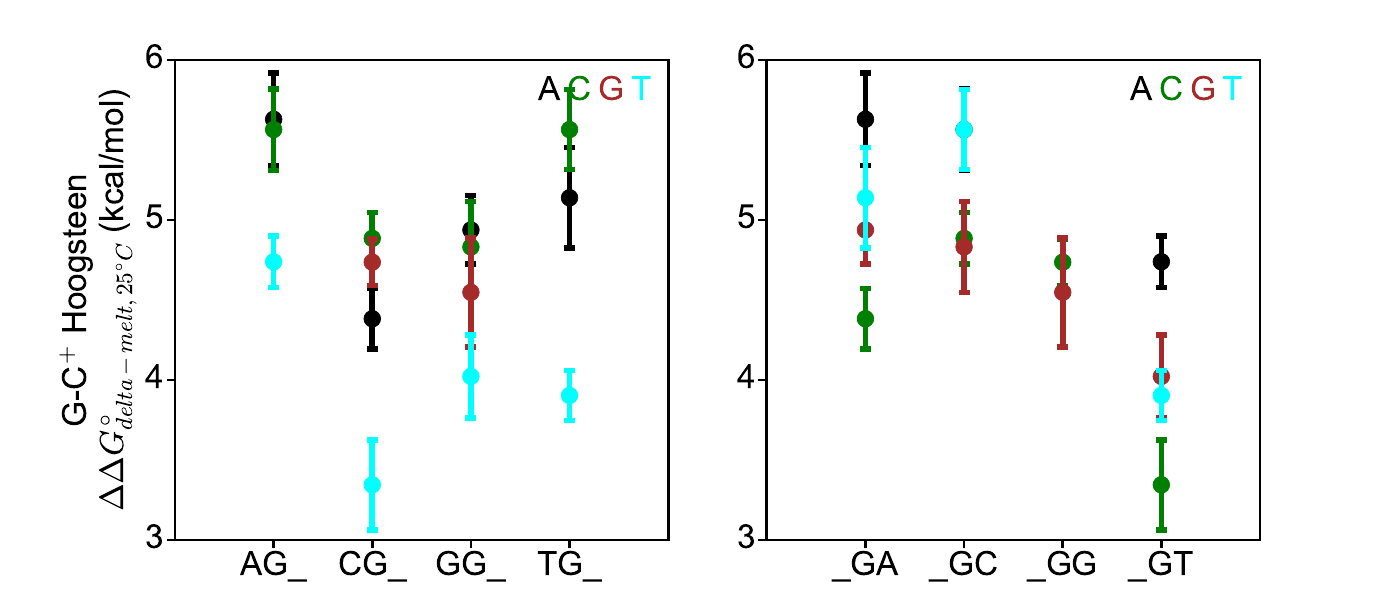

Python code for this plot:
from collections import OrderedDict
import matplotlib.pyplot as plt
import numpy as np
import pandas as pd
import os
import matplotlib

matplotlib.rcParams['axes.linewidth'] = 2.0
matplotlib.rcParams['font.family'] = 'sans-serif'
matplotlib.rcParams['font.sans-serif'] = 'Arial'
fs = 24

colors_plot = {'a':'k', 'c':'g', 'g':'brown', 't':'cyan'}
comp_nts = {'a':'t', 't':'a', 'g':'c', 'c':'g'}
bf = pd.read_csv('../figure9/perkinelmer_uv/m1g_25c_new.csv')
contexts_exclude = ['agg', 'tgg']
bf = bf[~bf['context'].isin(contexts_exclude)]


def plot_contexts(bf, ax, middle_letter, contexts_exclude, yticks, fmt, ylab):
    counter = 1

    sequence_identifiers = []
    sequence_identifiers_new = []
   
    for start_letter in ['a', 'c', 'g', 't']:
        #sequence_identifier = "5'-" + start_letter + middle_letter + "_" + "-3'"
        #sequence_identifier_new = "5'-" + "_" + middle_letter + start_letter + "-3'"
        sequence_identifier = start_letter + middle_letter + "_" 
        sequence_identifier_new = "_" + middle_letter + start_letter
        sequence_identifiers.append(sequence_identifier)
        sequence_identifiers_new.append(sequence_identifier_new)

        energies = []
        energies_error = []
        energies_color = []
        labels = []
        energies_new = []
        energies_error_new = []
        energies_color_new = []
        labels_new = []
 
        for end_letter in ['a', 'c', 'g', 't']:
            sequence = start_letter + middle_letter + end_letter
            sequence_new = end_letter + middle_letter + start_letter
            if sequence not in contexts_exclude:
                bf_new = bf[bf['context'] == sequence]
                energies.append(bf_new['deldelG_25C'].values[0])
                energies_error.append(bf_new['deldelG_25C_error'].values[0])
                energies_color.append(colors_plot[end_letter])
                labels.append(end_letter)
                print sequence, energies[-1], energies_error[-1]
            if sequence_new not in contexts_exclude:
                bf_new = bf[bf['context'] == sequence_new]
                energies_new.append(bf_new['deldelG_25C'].values[0])
                energies_error_new.append(bf_new['deldelG_25C_error'].values[0])
                energies_color_new.append(colors_plot[end_letter])
                print sequence, energies_new[-1], energies_error_new[-1]
                labels_new.append(end_letter)
        ms = 12
        lw = 4 
        cs = 4
        # Plot
        for dummy in range(len(energies)):
            ax[0].plot(counter, energies[dummy], color=energies_color[dummy], label=labels[dummy]) 
            ax[0].errorbar(counter, energies[dummy], yerr=energies_error[dummy], fmt='o', color=energies_color[dummy], elinewidth=lw, capthick=lw, markeredgecolor=energies_color[dummy], markersize=ms, zorder=dummy*50, capsize=cs) 
        for dummy in range(len(energies_new)):
            ax[1].plot(counter, energies_new[dummy], color=energies_color_new[dummy], label=labels_new[dummy]) 
            ax[1].errorbar(counter, energies_new[dummy], yerr=energies_error_new[dummy], fmt='o', color=energies_color_new[dummy], elinewidth=lw, capthick=lw, markeredgecolor=energies_color_new[dummy], markersize=ms, zorder=dummy*50, capsize=cs)
        counter = counter + 1
        energies = []
        energies_error = []
        energies_color = []
        energies_new = []
        energies_error_new = []
        energies_color_new = []
        ax[0].set_xlim([0.0, 5.0])
        ax[1].set_xlim([0.0, 5.0])
    print sequence_identifiers
    print sequence_identifiers_new
    sequence_identifiers = [ele.upper() for ele in sequence_identifiers]
    sequence_identifiers_new = [ele.upper() for ele in sequence_identifiers_new]
    ax[0].set_xticks(range(1, 5))
    ax[0].set_xticklabels(sequence_identifiers, fontsize=fs)
    ax[1].set_xticks(range(1, 5))
    ax[1].set_xticklabels(sequence_identifiers_new, fontsize=fs)
    ax[0].tick_params(axis='x', direction='out', which='minor', length=0.0, width=2.0)
    ax[0].tick_params(axis='x', direction='out', which='major', length=6.0, width=2.0, top=False)
    ax[0].tick_params(axis='y', direction='out', which='minor', length=0.0, width=2.0)
    ax[0].tick_params(axis='y', direction='out', which='major', length=6.0, width=2.0, right=False)
    ax[1].tick_params(axis='x', direction='out', which='minor', length=0.0, width=2.0)
    ax[1].tick_params(axis='x', direction='out', which='major', length=6.0, width=2.0, top=False)
    ax[1].tick_params(axis='y', direction='out', which='minor', length=0.0, width=2.0)
    ax[1].tick_params(axis='y', direction='out', which='major', length=6.0, width=2.0, right=False)
    ax[0].set_yticks(yticks) 
    ax[0].set_yticklabels([fmt%ele for ele in yticks], fontsize=fs)
    ax[1].set_yticks(yticks) 
    ax[1].set_yticklabels([fmt%ele for ele in yticks], fontsize=fs)

    # Legend for 0
    handles, labels = plt.gca().get_legend_handles_labels()
    by_label = OrderedDict(zip(labels, handles))
    #ax[0].legend(by_label.values(), by_label.keys())
    labels = by_label.values()
    handles = by_label.keys()
    leg = ax[0].legend(by_label.values(), by_label.keys(), title='', fancybox=False, ncol=4, handlelength=0, frameon=False, columnspacing=0.0, markerscale=0.0, handletextpad=0.2, borderpad=0.0, handleheight=0.0, labelspacing=0.2, fontsize=fs, )
    leg2 = ax[1].legend(by_label.values(), by_label.keys(), title='', fancybox=False, ncol=4, handlelength=0, frameon=False, columnspacing=0.0, markerscale=0.0, handletextpad=0.2, borderpad=0.0, handleheight=0.0, labelspacing=0.2, fontsize=fs, )
    counter = 0 
    for text in leg.get_texts():
        text.set_color(colors_plot[text.get_text()])
        text.set_text(text.get_text().upper())
        counter = counter + 1
    for text in leg2.get_texts():
        text.set_color(colors_plot[text.get_text()])
        text.set_text(text.get_text().upper())
        counter = counter + 1

    for l in leg.get_lines():
        l.set_linestyle('None')
    for l in leg2.get_lines():
        l.set_linestyle('None')
    #leg.set_title('$\omega_{1}/2\pi$' + ' ' + '$(Hz)$', prop={'size':fs})
    ax[0].set_ylabel(ylab, fontsize=fs)

fig, ax = plt.subplots(1, 2, figsize=(14, 6))
plot_contexts(bf, ax, 'g', contexts_exclude, np.arange(3.0, 6.1, 1.0), '%d', 'G-C' + '$^{+}$' + ' Hoogsteen\n' + '$\Delta\Delta G_{delta-melt, 25^{\\circ}C}^{\\circ}$'+ ' (kcal/mol)')

plt.savefig('figs14b_2.pdf')
#plt.show()

